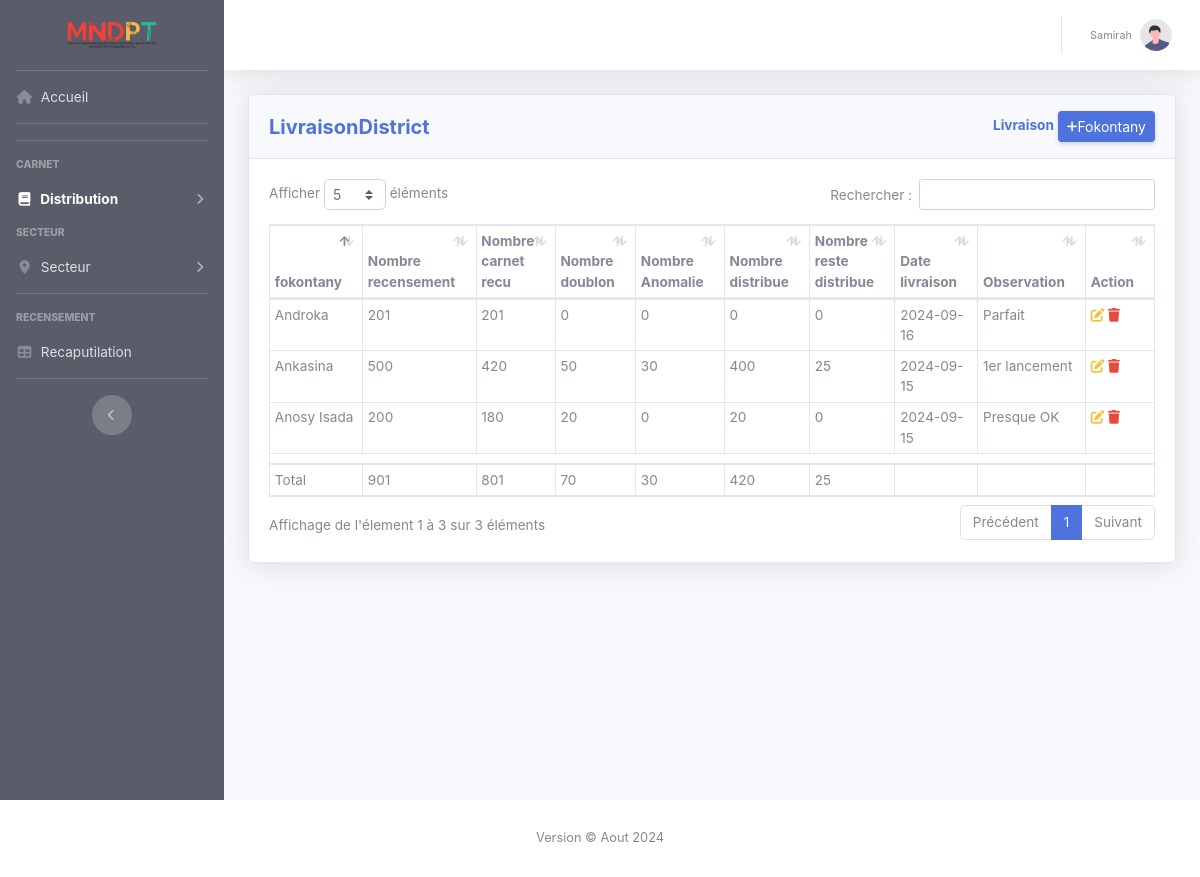
The app's page /View/livraisonFokontany.php (signed in) with its own data.
### tables this page shows
CREATE TABLE IF NOT EXISTS `livraison_fokontany` (
  `id` int(11) NOT NULL AUTO_INCREMENT,
  `nombre_recensement` int(11) NOT NULL,
  `nombre_recu` int(11) NOT NULL,
  `nombre_doublon` int(11) NOT NULL,
  `nombre_distribue` int(11) NOT NULL,
  `nombre_reste_distribue` int(11) NOT NULL,
  `nombre_autre_anomalie` int(11) NOT NULL,
  `date_livraison` date DEFAULT NULL,
  `fokontanyID` int(11) NOT NULL,
  `observation` varchar(200) NOT NULL,
  `recensementID` int(11) NOT NULL,
  PRIMARY KEY (`id`),
  KEY `livraison_fokontany__ibfk_1` (`fokontanyID`),
  KEY `recensementID` (`recensementID`)
);

CREATE TABLE IF NOT EXISTS `fokontany` (
  `id` int(11) NOT NULL AUTO_INCREMENT,
  `nom` varchar(30) NOT NULL,
  `nom_chef` varchar(200) NOT NULL,
  `contact` varchar(13) NOT NULL,
  `communeID` int(11) NOT NULL,
  PRIMARY KEY (`id`),
  KEY `communeID` (`communeID`)
);

### Model/LivraisonFokontany.php (called while the page is built, shortened)
<?php
class LivraisonFokontany {
    private $conn;
    private $table_name = "livraison_fokontany";
    public function __construct($db) {
        $this->conn = $db;
    }
    public function read() {
        $query = "SELECT * FROM " . $this->table_name;
        $stmt = $this->conn->prepare($query);
        $stmt->execute();
        return $stmt;
    }
    public function getTotals() {
        $query = "SELECT
                    SUM(nombre_recensement) AS total_recensement,
                    SUM(nombre_recu) AS total_recu,
                    SUM(nombre_doublon) AS total_doublon,
                    SUM(nombre_distribue) AS total_distribue,
                    SUM(nombre_reste_distribue) AS total_reste_distribue,
                    SUM(nombre_autre_anomalie) AS total_anomalie
                  FROM " . $this->table_name;
        $stmt = $this->conn->prepare($query);
        $stmt->execute();
        return $stmt->fetch(PDO::FETCH_ASSOC);
    }
public function getFokontanyName($fokontanyID) {
    $query = "SELECT nom FROM fokontany WHERE id = :fokontanyID";
    $stmt = $this->conn->prepare($query);
    $stmt->bindParam(':fokontanyID', $fokontanyID);
    $stmt->execute();
    $row = $stmt->fetch(PDO::FETCH_ASSOC);
    return $row ? $row['nom'] : null;
}
}
?>

### View/livraisonFokontany.php (the view, shortened to what this page needs)
<?php include "header.php" ?>
<div class="card shadow mb-4">
    <div class="card-header py-3">
    <div class="d-sm-flex align-items-center justify-content-between">
            <div>
                <h5 class="m-0 font-weight-bold text-primary">LivraisonDistrict</h5>
            </div>
            <div>
                <span class="m-0 font-weight-bold text-primary">Livraison</span>
                <a href="#" class="d-none d-sm-inline-block btn btn-sm btn-primary shadow-sm"data-toggle="modal" data-target="#modalAdd"><i class="fas fa-plus fa-sm text-white-60"></i>Fokontany</a>
            </div>
        </div>
    </div>
    <div class="card-body">
        <div class="table-responsive">
            <table class="table table-bordered table-sm" id="dataTable" width="100%" cellspacing="0">
                <thead>
                    <tr>
                        <th>fokontany</th>
                        <th>Nombre recensement</th>
                        <th>Nombre carnet recu</th>
                        <th>Nombre doublon</th>
                        <th>Nombre Anomalie</th>
                        <th>Nombre distribue</th>
                        <th>Nombre reste distribue</th>
                        <th>Date livraison</th>
                        <th>Observation</th>
                        <th>Action</th>
                    </tr>
                </thead>
                <tbody>
                    <?php
                    $database = new Database();
                    $db = $database->getConnection();
                    $livraisonfokontany = new LivraisonFokontany($db);
                    $stmt = $livraisonfokontany->read();
                    while ($row = $stmt->fetch(PDO::FETCH_ASSOC)) {
                        extract($row);
                        $fokontanyName = $livraisonfokontany->getFokontanyName($fokontanyID);
                        echo "<tr>";
                        echo "<td>{$fokontanyName}</td>";
                        echo "<td>{$nombre_recensement}</td>";
                        echo "<td>{$nombre_recu}</td>";
                        echo "<td>{$nombre_doublon}</td>";
                        echo "<td>{$nombre_autre_anomalie}</td>";
                        echo "<td>{$nombre_distribue}</td>";
                        echo "<td>{$nombre_reste_distribue}</td>";
                        echo "<td>{$date_livraison}</td>";
                        echo "<td>{$observation}</td>";
                        echo "<td>";
                        echo "<a href='javascript:prepareUpdate({$id}, `{$nombre_recensement}`, `{$nombre_recu}`, `{$nombre_doublon}`, `{$nombre_distribue}`, `{$nombre_reste_distribue}`, `{$nombre_autre_anomalie}`, `{$date_livraison}`, `{$fokontanyID}`, `{$observation}`)'><i class='fas fa-edit text-warning'></i></a> ";
                        echo "<a href='javascript:prepareDelete({$id}, `{$fokontanyName}`)'><i class='fas fa-trash text-danger'></i></a>";
                        echo "</td>";
                        echo "</tr>";
                    }
                    ?>
                </tbody>
                <?php
                $livraisonfonkotany = new LivraisonFokontany($db);
                $totals = $livraisonfonkotany->getTotals();
                ?>
                <tfoot>
                    <tr>
                        <td colspan="10"></td>
                    </tr>
                    <tr>
                        <td>Total</td>
                        <td id="totalRecensement"><?= $totals['total_recensement'] ?></td>
                        <td id="totalRecu"><?= $totals['total_recu'] ?></td>
                        <td id="totalDoublon"><?= $totals['total_doublon'] ?></td>
                        <td id="totalAnomalie"><?= $totals['total_anomalie'] ?></td>
                        <td id="totalDistribue"><?= $totals['total_distribue'] ?></td>
                        <td id="totalResteDistribue"><?= $totals['total_reste_distribue'] ?></td>
                        <td></td>
                        <td></td>
                        <td></td>
                    </tr>
                </tfoot>
        </table>
    </div>
</div>
        </div>
    </div>
</div>
<?php include "footer.php" ?>

### records on screen
livraison_fokontany: fokontanyID.nom "Ankasina", nombre_recensement "500", nombre_recu "420", nombre_doublon "50", nombre_autre_anomalie "30", nombre_distribue "400", nombre_reste_distribue "25", date_livraison "2024-09-15", observation "1er lancement"
livraison_fokontany: fokontanyID.nom "Anosy Isada", nombre_recensement "200", nombre_recu "180", nombre_doublon "20", nombre_autre_anomalie "0", nombre_distribue "20", nombre_reste_distribue "0", date_livraison "2024-09-15", observation "Presque OK"
livraison_fokontany: fokontanyID.nom "Androka", nombre_recensement "201", nombre_recu "201", nombre_doublon "0", nombre_autre_anomalie "0", nombre_distribue "0", nombre_reste_distribue "0", date_livraison "2024-09-16", observation "Parfait"

### other values on screen
$_SESSION['username'] "Samirah"
$totals['total_recensement'] "901"
$totals['total_recu'] "801"
$totals['total_doublon'] "70"
$totals['total_anomalie'] "30"
$totals['total_distribue'] "420"
$totals['total_reste_distribue'] "25"
